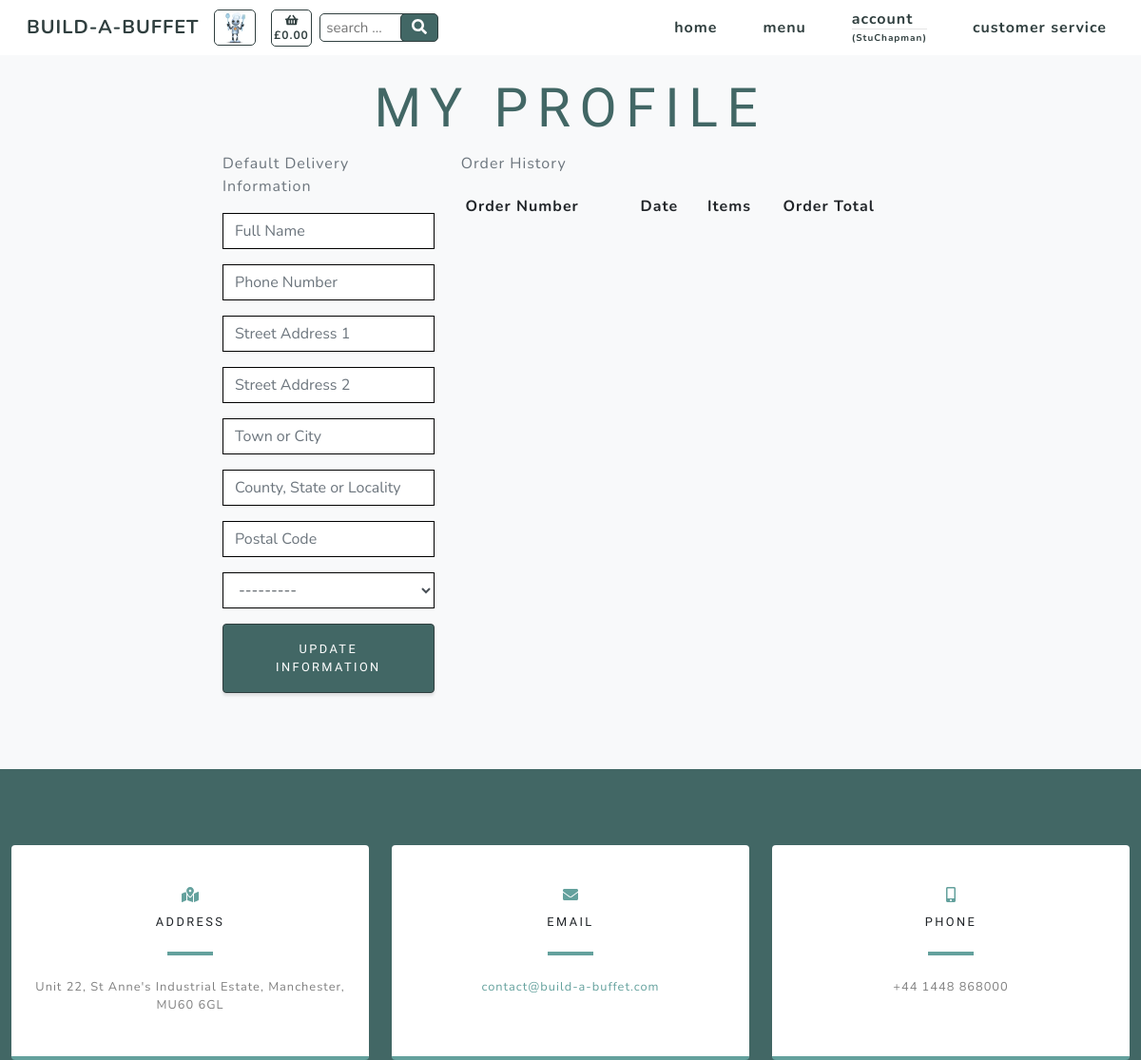
/profiles/ (signed in), run on an earlier commit of the app's database.
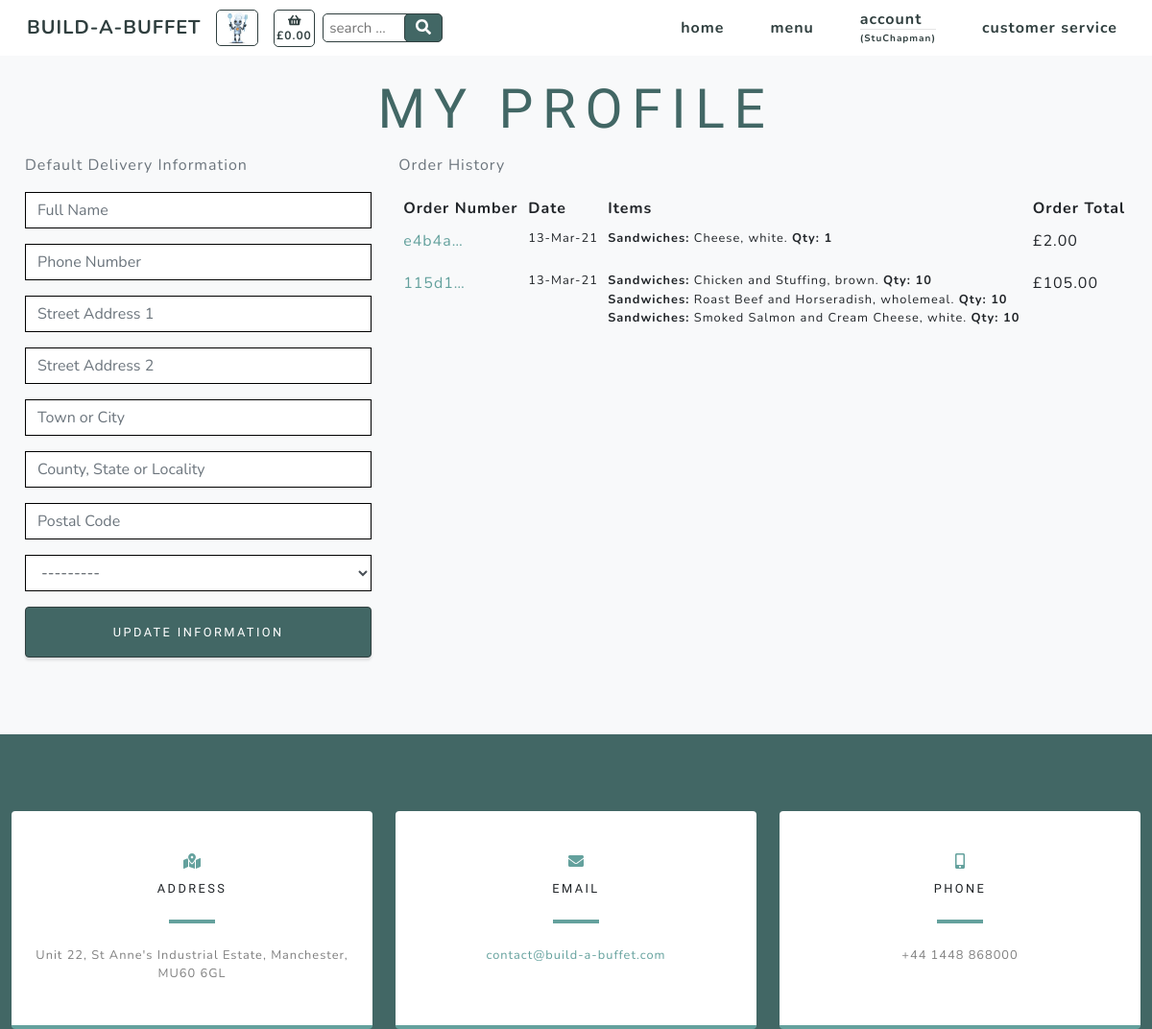
And on a later commit of the database.
### profiles/models.py (models this page shows)
class UserProfile(models.Model):
    user = models.OneToOneField(User, on_delete=models.CASCADE)
    default_full_name = models.CharField(max_length=20, null=True, blank=True)
    default_phone_number = models.CharField(max_length=20, null=True, blank=True)
    default_street_address1 = models.CharField(max_length=80, null=True, blank=True)
    default_street_address2 = models.CharField(max_length=80, null=True, blank=True)
    default_town_or_city = models.CharField(max_length=40, null=True, blank=True)
    default_county = models.CharField(max_length=80, null=True, blank=True)
    default_postcode = models.CharField(max_length=20, null=True, blank=True)
    default_country = CountryField(blank_label='Country', null=True, blank=True)
    def __str__(self):
        return self.user.username

### checkout/models.py (models this page shows, shortened)
class Order(models.Model):
    customer_name = models.CharField(max_length=50, null=False, blank=False)
    order_number = models.CharField(max_length=32, null=False, editable=False)
    cookie = models.CharField(max_length=32, null=False, editable=False)
    full_name = models.CharField(max_length=50, null=False, blank=False)
    email = models.EmailField(max_length=254, null=False, blank=False)
    phone_number = models.CharField(max_length=20, null=False, blank=False)
    country = CountryField(blank_label='Country *', null=False, blank=False)
    postcode = models.CharField(max_length=20, null=True, blank=True)
    town_or_city = models.CharField(max_length=40, null=False, blank=False)
    street_address1 = models.CharField(max_length=80, null=False, blank=False)
    street_address2 = models.CharField(max_length=80, null=True, blank=True)
    county = models.CharField(max_length=80, null=True, blank=True)
    date = models.DateTimeField(auto_now_add=True)
    delivery_cost = models.DecimalField(max_digits=6, decimal_places=2, null=False, default=0)
    order_total = models.DecimalField(max_digits=10, decimal_places=2, null=False, default=0)
    grand_total = models.DecimalField(max_digits=10, decimal_places=2, null=False, default=0)

class Order_items(models.Model):
    class Meta:
        verbose_name_plural = 'Order_items'
    order_number = models.CharField(max_length=32, null=False, editable=False)
    cookie = models.DecimalField(max_digits=8, decimal_places=0)
    item_number = models.DecimalField(max_digits=9999, decimal_places=0)
    category = models.CharField(max_length=254)
    name = models.CharField(max_length=254)
    servings = models.DecimalField(max_digits=3, decimal_places=0)
    option = models.CharField(max_length=254)
    total_price = models.DecimalField(max_digits=6, decimal_places=2, null=True, blank=True)

### products/models.py (models this page shows, shortened)
class Options(models.Model):
    class Meta:
        verbose_name_plural = 'Options'
    category = models.ForeignKey('Category', null=True, blank=True,
                                 on_delete=models.SET_NULL)
    id_no = models.CharField(max_length=254, null=True)
    option1 = models.CharField(max_length=24)
    option2 = models.CharField(max_length=24)
    option3 = models.CharField(max_length=24)

### profiles/views.py (the view)
# urls.py: path('', views.profile, name='profile'),
@login_required
def profile(request):
    profile = get_object_or_404(UserProfile, user=request.user)
    if request.method == 'POST':
        form = UserProfileForm(request.POST, instance=profile)
        if form.is_valid():
            form.save()
            messages.success(request, 'Profile updated successfully')
        else:
            messages.error(request, 'Update failed. Please ensure the form is valid.')
    else:
        form = UserProfileForm(instance=profile)
    options = Options.objects.all()
    orders = Order.objects.filter(customer_name=profile)
    items = Order_items.objects.none()
    x = -1
    for order in orders:
        x = x + 1
        order_number = Order.objects.filter(customer_name=profile)[x].order_number
        order_items = Order_items.objects.filter(order_number=order_number)
        items = items | order_items
    orders = orders.order_by('-date')
    context = {
        'form': form,
        'orders': orders,
        'items': items,
        'options': options,
        'on_profile_page': True
    }
    return render(request, 'profiles/profile.html', context)

### profiles/templates/profiles/profile.html (shortened to what this page needs)
{% extends "base.html" %}
{% load static %}
{% block content %}
    <section class="products-section bg-light" id="products">
        <div class="container">
            <div class="row justify-content-center no-gutters">
                <div class="col-xl-12">
                    <h1 class="product-text-one mx-auto text-uppercase text-center flex-margin-b text-blue">My Profile</h1>
                </div>
                <div class="row">
                    <div class="px-3 col-12 col-lg-4">
                        <p class="text-muted">Default Delivery Information</p>
                        <form class="mt-3" action="{% url 'profile' %}" method="POST" id="profile-update-form">
                            {{ form|crispy }}
                            <button class="width-100 border-solid masthead-button btn btn-primary js-scroll-trigger float-right">Update Information</button>
                        </form>
                    </div>
                    <div class="col-12 col-lg-8">
                        <p class="text-muted">Order History</p>
                        <div class="order-history table-responsive">
                            <table class="table table-sm table-borderless">
                                <thead>
                                    <tr>
                                        <th>Order Number</th>
                                        <th>Date</th>
                                        <th>Items</th>
                                        <th>Order Total</th>
                                    </tr>
                                </thead>
                                <tbody>
                                    {% for order in orders %}
                                        <tr>
                                            <td>
                                                <a href="{% url 'order_success' order.order_number %}"
                                                title="{{ order.order_number }}">
                                                    {{ order.order_number|truncatechars:6 }}
                                                </a>
                                            </td>
                                            <td class="small">{{ order.date|date:'d-M-y' }}</td>
                                            <td>
                                                <ul class="list-unstyled">
                                                    {% for item in items %}
                                                        {% if item.order_number == order.order_number %}
                                                            <li class="small">
                                                                {% if item.option == "selected-one" %}
                                                                    {% for option in options %}
                                                                        <b>{{ item.category.title }}:</b> {{ item.name }}, {{ option.option1 }}. <b>Qty: {{ item.servings }}</b>
                                                                    {% endfor %}
                                                                {% endif %}
                                                                {% if item.option == "selected-two" %}
                                                                    {% for option in options %}
                                                                        <b>{{ item.category.title }}:</b> {{ item.name }}, {{ option.option2 }}. <b>Qty: {{ item.servings }}</b>
                                                                    {% endfor %}
                                                                {% endif %}
                                                                {% if item.option == "selected-three" %}
                                                                    {% for option in options %}
                                                                        <b>{{ item.category.title }}:</b> {{ item.name }}, {{ option.option3 }}. <b>Qty: {{ item.servings }}</b>
                                                                    {% endfor %}
                                                                {% endif %}
                                                            </li>
                                                        {% endif %}
                                                    {% endfor %}
                                                </ul>
                                            </td>
                                            <td>£{{ order.order_total }}</td>
                                        </tr>
                                    {% endfor %}
                                </tbody>
                            </table>
                        </div>
                    </div>
                </div>
            </div>
        </div>
    </section>
{% include 'includes/contact.html' %}
{% endblock %}

### templates/base.html (shortened to what this page needs)
{% load static %}
<!doctype html>
<html lang="en">
  <head>
    {% block corecss %}
        <link href="{% static 'css/styles.css' %}" rel="stylesheet" />
        <link href="{% static 'css/slider.css' %}" rel="stylesheet" />
    {% endblock %}
  </head>
  <body id="page-top" onload="createCookie()">
        <nav class="navbar navbar-expand-lg navbar-light fixed-top" id="mainNav">
            <div class="container">
                <a class="navbar-brand js-scroll-trigger navbar-brand-vis" href="#page-top">BUILD-A-BUFFET</a>
                <div>
                    <ul class="navbar-nav ml-auto align-vertically">
                        <li class="nav-item"><a class="nav-link js-scroll-trigger bartholemew-menu" href=""><img src="/media/assets/img/bartholemew-sml.jpg" alt="bartholemew" height="36"></a></li>
                    </ul>
                </div>
                <div>
                    <ul class="navbar-nav ml-auto align-vertically">
                        {% if basket_total.total_price__sum != None %}
                            <li class="nav-item"><a class="nav-link js-scroll-trigger text-center text-xs-nav basket" href="{% url 'basket' %}"><i class="fa fa-shopping-basket" aria-hidden="true"></i><br><span class=" text-xs-nav">£{{ basket_total.total_price__sum|floatformat:"2" }}</span></a></li>
                        {% else %}
                            <li class="nav-item"><a class="nav-link js-scroll-trigger text-center text-xs-nav basket" href="{% url 'basket' %}"><i class="fa fa-shopping-basket" aria-hidden="true"></i><br><span class=" text-xs-nav">£0.00</span></a></li>
                        {% endif %}
                    </ul>
                </div>
                <div class="ml-2 mr-auto">
                    <form action="{% url 'search_products' %}" method="GET">
                        <input class="search-input text-blue text-xs" type="text" name="product_search" id="product_search" placeholder=" search ...">
                        <button class="search-button text-center" type="submit">
                                <i class="fas fa-search"></i>
                        </button>
                    </form>
                </div>
                <div class="collapse navbar-collapse" id="navbarResponsive">
                    <ul class="navbar-nav ml-auto">
                        <li class="nav-item my-auto"><a class="nav-link js-scroll-trigger" href="{% url 'home' %}">home</a></li>
                        <li class="nav-item dropdown my-auto">
                            <a class="nav-link js-scroll-trigger" href="#" id="all-menus-link" data-toggle="dropdown" aria-haspopup="true" aria-expanded="false">
                                menu
                            </a>
                        </li>
                        <li class="nav-item dropdown">
                            {% if request.user.is_authenticated %}
                                <a class="nav-link js-scroll-trigger" href="#" id="account-link" data-toggle="dropdown" aria-haspopup="true" aria-expanded="false">
                                    account
                                    <hr class="d-none d-lg-block user-br">
                                    <span class="user-text">
                                    ({{ request.user }})</span>
                                </a>
                            {% else %}
                                <a class="nav-link" href="{% url 'account_login' %}">login</a>
                            {% endif %}
                        </li>
                        <li class="nav-item my-auto"><a class="nav-link js-scroll-trigger" href="{% url 'service' %}">customer service</a></li>
                    </ul>
                </div>
            </div>
        </nav>
    {% block content %}
    {% endblock %}
  </body>
</html>

### templates/includes/contact.html
    <section class="contact-section bg-blue">
        <div class="container">
            <div class="row">
                <div class="col-md-4 mb-3 mb-md-0">
                    <div class="card py-4 h-100">
                        <div class="card-body text-center">
                            <i class="fas fa-map-marked-alt text-primary mb-2"></i>
                            <h4 class="text-uppercase m-0">Address</h4>
                            <hr class="my-4" />
                            <div class="small text-black-50">Unit 22, St Anne's Industrial Estate, Manchester, MU60 6GL</div>
                        </div>
                    </div>
                </div>
                <div class="col-md-4 mb-3 mb-md-0">
                    <div class="card py-4 h-100">
                        <div class="card-body text-center">
                            <i class="fas fa-envelope text-primary mb-2"></i>
                            <h4 class="text-uppercase m-0">Email</h4>
                            <hr class="my-4" />
                            <div class="small text-black-50"><a href="#!">contact@build-a-buffet.com</a></div>
                        </div>
                    </div>
                </div>
                <div class="col-md-4 mb-3 mb-md-0">
                    <div class="card py-4 h-100">
                        <div class="card-body text-center">
                            <i class="fas fa-mobile-alt text-primary mb-2"></i>
                            <h4 class="text-uppercase m-0">Phone</h4>
                            <hr class="my-4" />
                            <div class="small text-black-50">+44 1448 868000</div>
                        </div>
                    </div>
                </div>
            </div>
        </div>
    </section>

What changed in the data, as far as the page shows it:
added Order: order_number "e4b4a…", date "13-Mar-21", order_total "2.00"
added Order_items: category "Sandwiches", name "Cheese", servings "1"
now on this page (row unchanged): Options: option1 "white", option2 "brown", option3 "wholemeal"
added Order: order_number "115d1…", date "13-Mar-21", order_total "105.00"
added Order_items: category "Sandwiches", name "Chicken and Stuffing", servings "10"
added Order_items: category "Sandwiches", name "Roast Beef and Horseradish", servings "10"
added Order_items: category "Sandwiches", name "Smoked Salmon and Cream Cheese", servings "10"
